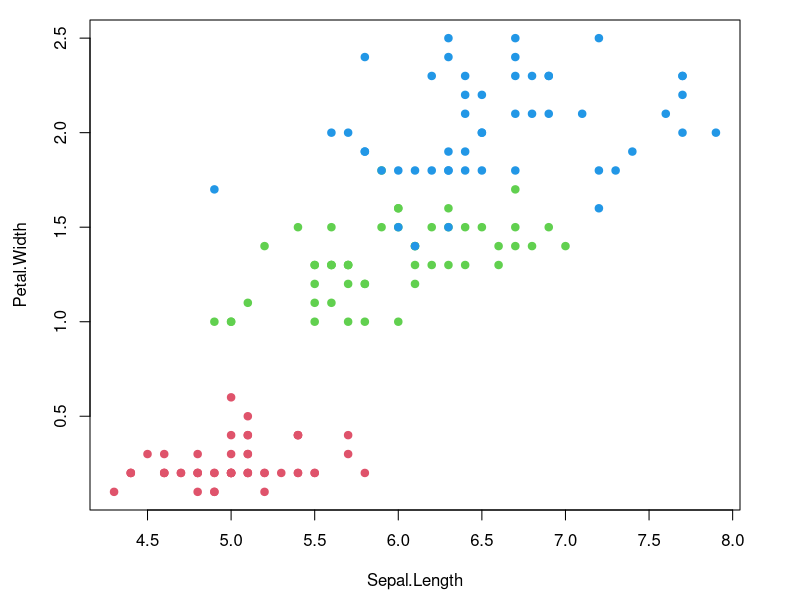

Generate this figure with R:
## ---- chunk 1
knitr::opts_chunk$set(
	message = FALSE,
	warning = FALSE,
	#results = 'hold',
	out.width = "100%",
	fig.align = 'center',
	comment = "",
	fig.dim = c(10, 5.5),
   #dpi = 300,
   dev='svg',
   dev.args = list(bg = "transparent"),
   NULL
)
## ---- chunk 2
head(iris)
## ---- chunk 3
# Set plot margins  # (b, l, t, r)
par(oma=c(0,0,0,0))  # Outer margin
par(mar=c(4.5, 4.5, 1, 3) )  # margin

with(iris, {
   plot(Sepal.Length, Petal.Width, pch=19, 
        col=c(setosa=2, versicolor=3, virginica=4)[Species] )
})
